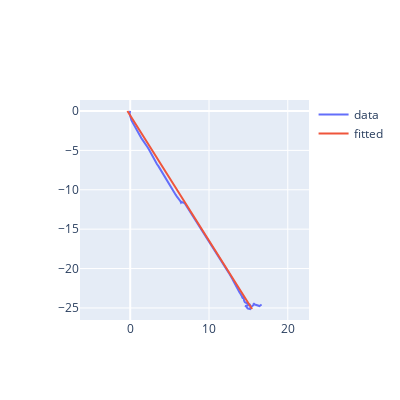

The notebook cell this image was saved under:
### Markdown cell above
Now fit a line to the first cluster

### Code cell
fit = np.polyfit(x=firstsec.x, y=firstsec.y,deg=1)

fig = ntbkfig()
fig.add_trace(go.Scatter(y=firstsec.pos.x, x=firstsec.pos.y, text=firstsec.data.index, name="data"))
fig.add_trace(go.Scatter(y=firstsec.pos.x, x=fit[0] * firstsec.pos.x + fit[1], text=firstsec.data.index, name="fitted"))
fig.show()

### Figure 1 — Plotly figure (JSON) as saved in the notebook; plotly's stock layout.template omitted (floating-point values rounded to 4 significant figures; data arrays with more than 128 entries replaced by an {"elided": "..."} marker saying what was removed)
{"data": [{"name": "data", "text": {"elided": "1521 float values"}, "type": "scatter", "x": {"elided": "1521 float values"}, "y": {"elided": "1521 float values"}}, {"name": "fitted", "text": {"elided": "1521 float values"}, "type": "scatter", "x": {"elided": "1521 float values"}, "y": {"elided": "1521 float values"}}], "layout": {"height": 400, "width": 400, "yaxis": {"scaleanchor": "x", "scaleratio": 1}}}
